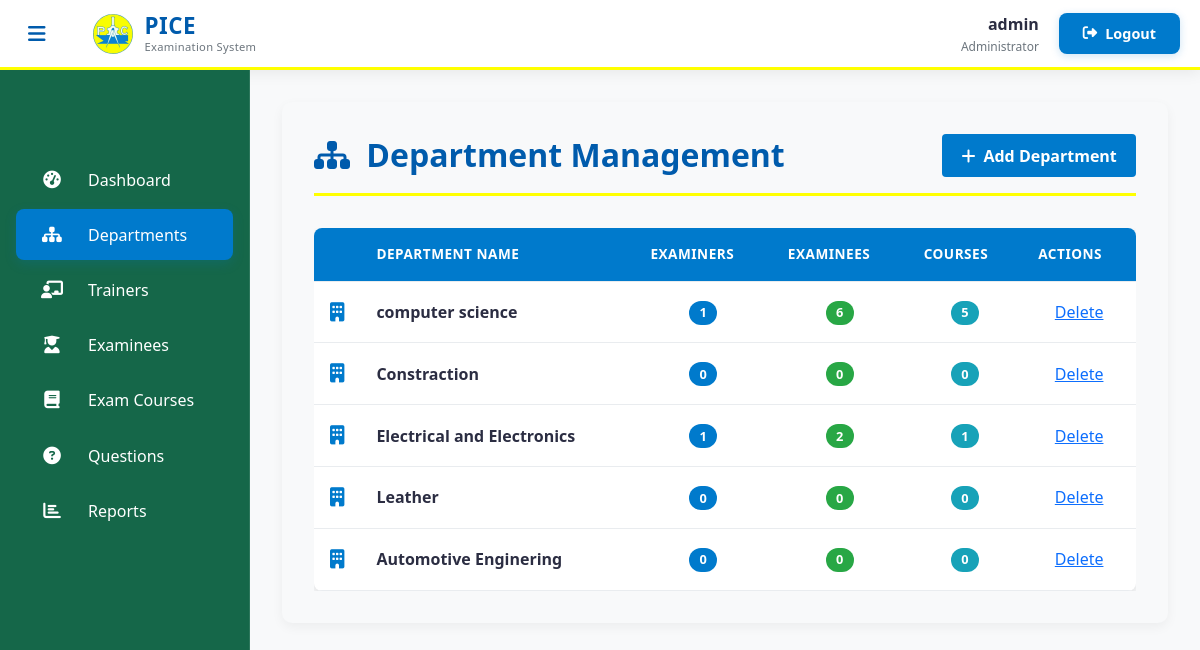
Before: /admin-department (signed in) with the older database file.
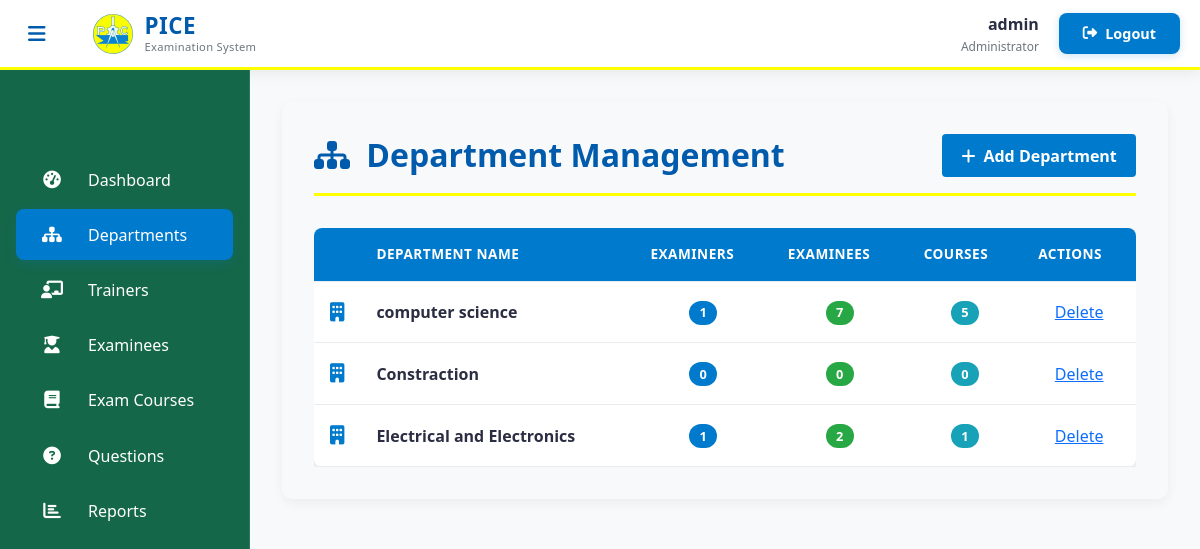
After: the same page with the newer database file.
### exam/models.py (models this page shows, shortened)
class Department(models.Model):
   department_name = models.CharField(max_length=100, unique=True)

### exam/views.py (the view)
# urls.py: path('admin-department', views.admin_department_view,name='admin-department'),
@login_required(login_url='adminlogin')
def admin_department_view(request):
    departments = models.Department.objects.all()
    context = {
        'departments':departments
    }
    return render(request, 'exam/department.html', context)

### templates/exam/department.html (shortened to what this page needs)
{% extends 'exam/adminbase.html' %}
{% load widget_tweaks %}
{% block content %}
<div class="department-section">
    <div class="department-header">
        <h2><i class="fas fa-sitemap me-2"></i> Department Management</h2>
        <a href="/admin-add-department" class="btn-department-link hybrid">
            <i class="fas fa-plus me-2"></i> Add Department
        </a>
    </div>
    <div class="department-table-container">
        <table class="department-table">
            <thead>
                <tr>
                    <th class="table-header-icon"></th>
                    <th>Department Name</th>
                    <th>Examiners</th>
                    <th>Examinees</th>
                    <th>Courses</th>
                    <th>Actions</th>
                </tr>
            </thead>
            <tbody>
                {% for department in departments %}
                <tr class="department-row">
                    <td class="table-icon">
                        <i class="fas fa-building"></i>
                    </td>
                    <td class="department-name">
                        <strong>{{ department.department_name }}</strong>
                    </td>
                    <td class="text-center">
                        <span class="badge bg-primary">{{ department.teachers.count }}</span>
                    </td>
                    <td class="text-center">
                        <span class="badge bg-success">{{ department.students.count }}</span>
                    </td>
                    <td class="text-center">
                        <span class="badge bg-info">{{ department.course_set.count }}</span>
                    </td>
                    <td class="text-center">
                        <a href="{% url 'delete-department' department.id %}">Delete</a>
                    </td>
                </tr>
                {% empty %}
                <tr>
                    <td colspan="6" class="text-center py-4">No departments found</td>
                </tr>
                {% endfor %}
            </tbody>
        </table>
    </div>
</div>
{% endblock %}

Changed rows visible on the page:
removed Department: department_name "Leather", teachers.count "0", students.count "0", course_set.count "0"
removed Department: department_name "Automotive Enginering", teachers.count "0", students.count "0", course_set.count "0"
computed for Department "computer science": students.count "6" → "7"
